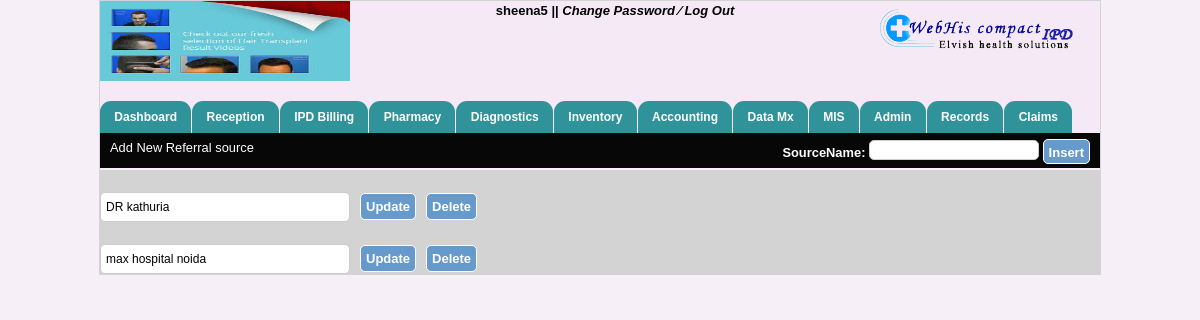
Screenshot of /source-list.php (signed in) with the database file from the repository.
### tables this page shows
CREATE TABLE IF NOT EXISTS `hospitals_info` (
  `hospital_name` varchar(40) NOT NULL,
  `hospital_add` varchar(40) NOT NULL,
  `hospital_email` varchar(40) NOT NULL,
  `hospital_helpline` int(40) NOT NULL,
  `hospital_fax` int(40) NOT NULL,
  `reception_no` varchar(100) NOT NULL,
  `ambulance_no` varchar(100) NOT NULL,
  `emergency_no` varchar(100) NOT NULL,
  `logo_path` varchar(200) NOT NULL,
  `img_path` varchar(200) NOT NULL
);

CREATE TABLE IF NOT EXISTS `source` (
  `s_id` int(11) NOT NULL AUTO_INCREMENT,
  `source_name` varchar(60) NOT NULL,
  PRIMARY KEY (`s_id`)
);

### source-list.php (the view, shortened to what this page needs)
<?php
include("header.php");
include("menubar.php");
?>
<div style="height:25px; margin-bottom:2px; color:#FFF;" class="miscel_charge">
    <div style="float:left; width:30%">Add New Referral source</div>
    <div style="float:right; width:60%; text-align:right">
        <form method="post" action="source-list.php">
    <strong>SourceName:</strong>
        <input type="text" name="source"/>
        <input type="submit" value="Insert" name="insert" class="btn" style="height:25px;">
</form>
    </div>
    </div>
<?php
$select=("select * from source");
$query=mysql_query($select)or die(mysql_error());
while($fetch=mysql_fetch_array($query))
        {
    $sid=$fetch[0];
    $src=$fetch[1];
            echo '<form method="post" action="source-list.php" style="background:lightgray;">';
    echo '<input type="hidden" name="check" value="'.$sid.'" ><br>';
    echo '<input type="text" name="source1" value="'.$src.'"style="width:250px; height:30px; margin-right:10px; padding:5px">';
    echo '<input type="submit" name="update" value="Update" class="btn" style="margin-right:10px;">';
    echo '<input type="submit" name="del" value="Delete" class="btn">';
            echo '</form>';
        }
?>

### header.php (shortened to what this page needs)
<!DOCTYPE html PUBLIC "-//W3C//DTD XHTML 1.0 Transitional//EN" "http://www.w3.org/TR/xhtml1/DTD/xhtml1-transitional.dtd">
<html xmlns="http://www.w3.org/1999/xhtml">
<head>
    <link rel="stylesheet" href="includes1/searchStyle.css" type="text/css">
    <link rel="stylesheet" href="includes2/searchStyle.css" type="text/css">
    <link rel="stylesheet" href="includesConsumable/searchStyle.css" type="text/css">
    <link rel="stylesheet" href="includesMedicine/searchStyle.css" type="text/css">
    <link rel="stylesheet" href="includesAd/searchStyle.css" type="text/css">
    <link rel="stylesheet" href="includesCo/searchStyle.css" type="text/css">
	<link rel="stylesheet" href="patient-css.css" type="text/css">
    <link rel="stylesheet" href="includesOt/searchStyle.css" type="text/css">
    <link rel="stylesheet" href="includesIp/searchStyle.css" type="text/css">
    <link rel="stylesheet" href="includesCoP/searchStyle.css" type="text/css">
    <link rel="stylesheet" href="includesVp/searchStyle.css" type="text/css">
    <link rel="stylesheet" href="includesVpP/searchStyle.css" type="text/css">
    <link rel="stylesheet" href="includesD/searchStyle.css" type="text/css">
    <link rel="stylesheet" href="includesDs/searchStyle.css" type="text/css">
    <link rel="stylesheet" href="includesR/searchStyle.css" type="text/css">
    <link rel="stylesheet" href="includesDi/searchStyle.css" type="text/css">
<link rel="stylesheet" type="text/css" href="css/doc.css" />
<link rel="stylesheet" type="text/css" href="css/jquery.timeentry.css" />
<link rel="stylesheet" type="text/css" href="css/jquery.timepicker.css" />
<link rel="stylesheet" type="text/css" href="css/jquey-ui.css" />
<link rel="stylesheet" type="text/css" href="css/login-code.css" />
<link rel="stylesheet" type="text/css" href="css/mainstyle.css" />
<link rel="stylesheet" type="text/css" href="css/style_by.css" />
<link rel="stylesheet" type="text/css" href="css/tabcode.css" />
<link rel="stylesheet" type="text/css" href="css/tab-code.css" />
<link rel="stylesheet" type="text/css" href="css/patient-css.css" />
</head>
<body>
<div id="container">
	<div id="header" style="background:rgba(243, 232, 245, 0.67); width:1000px;">
    	<div id="logo_side">
        	<?php
				$data=mysql_query("select * from hospitals_info");
				$info=mysql_fetch_array($data);
                                echo '<img src="'.$info['logo_path'].'" height="100"/>';
                                ?>
        </div>
        	<div class="welcome" style="width:530px;">
            <span id="sign">
                <?php echo $_SESSION['uname']; echo $_SESSION['uid'];  ?> ||
            	<a href="#">Change Password </a>
                <a href="#">&frasl;</a>
                <a href="log_out.php" onclick="disableBackButton()">Log Out</a>
             </span>
            </div>
        <div id="sign_in_up">
             <div id="power_by"><img src="image/logo.png" align="left"/></div>
        </div>
    </div>

### includesConsumable/searchStyle.css (style rules this page uses)
body { font-family:Arial, Helvetica, sans-serif; font-size:11px; color:000; }

### includesCo/searchStyle.css (style rules this page uses)
body { font-family:Arial, Helvetica, sans-serif; font-size:11px; color:000; }

### includesOt/searchStyle.css (style rules this page uses)
body { font-family:Arial, Helvetica, sans-serif; font-size:11px; color:000; }

### includesIp/searchStyle.css (style rules this page uses)
body { font-family:Arial, Helvetica, sans-serif; font-size:11px; color:000; }

### includesCoP/searchStyle.css (style rules this page uses)
body { font-family:Arial, Helvetica, sans-serif; font-size:11px; color:000; }

### includesVp/searchStyle.css (style rules this page uses)
body { font-family:Arial, Helvetica, sans-serif; font-size:11px; color:000; }

### includesVpP/searchStyle.css (style rules this page uses)
body { font-family:Arial, Helvetica, sans-serif; font-size:11px; color:000; }

### includesD/searchStyle.css (style rules this page uses)
body { font-family:Arial, Helvetica, sans-serif; font-size:11px; color:000; }

### includesDs/searchStyle.css (style rules this page uses)
body { font-family:Arial, Helvetica, sans-serif; font-size:11px; color:000; }

### includesR/searchStyle.css (style rules this page uses)
body { font-family:Arial, Helvetica, sans-serif; font-size:11px; color:000; }

### includesDi/searchStyle.css (style rules this page uses)
body { font-family:Arial, Helvetica, sans-serif; font-size:11px; color:000; }

### css/doc.css (style rules this page uses)
body { margin:0; padding:0; font-size:80.5%; font-family:Arial,'Lucida sans unicode'; line-height:20px; text-align:left; width:100%; color:#000305; }
* { margin:0px; padding:0px; }
a { text-decoration:none; }
div, table, h1, h2, h3, h4, h5, h6, span, tr, td, img, form { margin:0px; padding:0px; border:none; }
#container { margin:0px auto; padding:0px; width:1000px; border:1px solid lightgray; }
#container #header { height:85px; width:1000px; margin:0 auto; }
#container #header #logo_side { width:25%; float:left; }
.welcome { float:left; width:55%; text-align:center; }
#container #header #logo_side img { width:150px; height:80px; margin-top:0px; padding:0px; }
#container #header #sign_in_up { width:20%; float:left; margin-top:0.5%; }

### css/login-code.css (style rules this page uses)
input[type="text"],input[type="password"],input[type="date"] { width: 170px; height: 25px; padding: 5px 10px 0px 10px; margin:2px 0 0px 0; background:#FFF; border-radius: 5px; -moz-border-radius: 5px; -webkit-border-radius: 5px; font-family:Arial, Arial, Helvetica, sans-serif; font-size: 14px; color:#000; border:1px solid #CCC; }

### css/mainstyle.css (style rules this page uses)
body { background:rgba(243, 232, 245, 0.67); margin:0px; padding:0px width:100%; }
html { width:100%; }
* { margin:0px; padding:0px; }
* { font:Georgia, "Times New Roman", Times, serif }

### css/style_by.css (style rules this page uses)
* { margin:0px; padding:0px; }
a { text-decoration:none; }
div, table, h1, h2, h3, h4, h5, h6, span, tr, td, img, form { margin:0px; padding:0px; border:none; }
#container { margin:0px auto; padding:0px; width:1000px; border:1px solid lightgray; }
#container #header { height:100px; width:1000px; margin:0 auto; }
#container #header #logo_side { width:25%; float:left; }
.welcome { float:left; width:55%; text-align:center; font-weight:700; font-size:13px; }
.welcome #sign a { color:#000; font-style:italic }
#container #header #logo_side img { width:100%; }
#container #header #sign_in_up { width:20%; float:left; margin-top:0.5%; }
.btn { background:#6699cc; color:#FFFFFF !important; font-size:13px; padding:5px; cursor:pointer; border:1px solid #FFF; border-radius:5px; font-weight:700; }
input[type="text"] { height:20px; border:1px solid #CCC; border-radius:5px; font-size:12px; font-weight:300; }
.miscel_charge { padding:5px 1%; background:#070707; }

### rows the page displays
hospitals_info: logo_path (picture)
source: source1 "DR kathuria"
source: source1 "max hospital noida"

### other values shown
$_SESSION['uname'] "sheena"
$_SESSION['uid'] "5"
